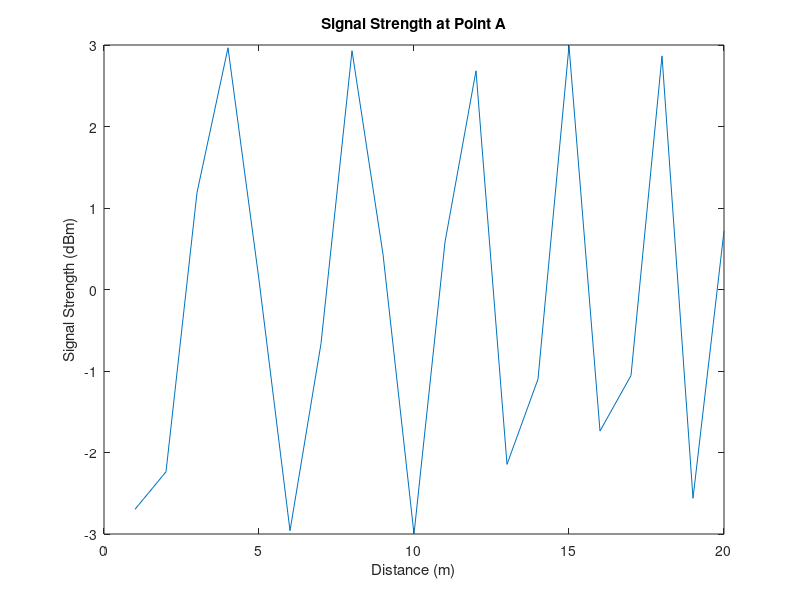

Here is the MATLAB script that generated this plot:
clc
clear all
close all
f=900 %frequency (assumed)
hm=1.5 %height of mobile receiver (assumed)
hb=50 %height of transmitter (base station) 
lambda=(3*10^8)/f %wavelength
for d=1:20 %integrating along the width of the road
        r=(1820+d)*0.001; %distance between transmitter and receiver
        Le=40*log(r)+20*log(f)-20*log(hb)+86.3-20*log(hm); %line of sight path loss
        Lf=32.4+20*log(r)+20*log(f); %free space path loss
        L=Le+Lf; %total path loss at point A
        E(d)=10*(1/(1i*lambda))*(exp(-1i*L*d))*10^5; %huygens-fresnel diffraction principle
        double(E)
        y=E;
        x=1:1:20;

      end
plot(x,y)
title('Signal Strength at Point A')
xlabel('Distance (m)')
ylabel('Signal Strength (dBm)')

